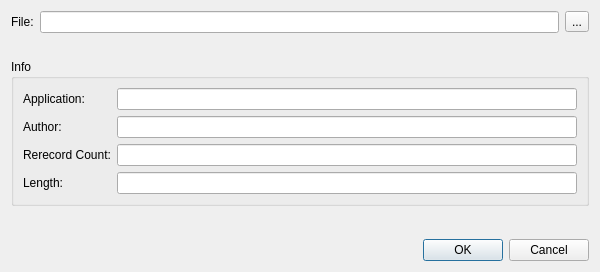
<?xml version="1.0" encoding="UTF-8"?>
<ui version="4.0">
 <class>MoviePlayDialog</class>
 <widget class="QDialog" name="MoviePlayDialog">
  <property name="geometry">
   <rect>
    <x>0</x>
    <y>0</y>
    <width>600</width>
    <height>100</height>
   </rect>
  </property>
  <property name="windowTitle">
   <string>Play Movie</string>
  </property>
  <layout class="QVBoxLayout">
   <item>
    <layout class="QHBoxLayout">
     <item>
      <widget class="QLabel">
       <property name="text">
        <string>File:</string>
       </property>
      </widget>
     </item>
     <item>
      <widget class="QLineEdit" name="filePath"/>
     </item>
     <item>
      <widget class="QToolButton" name="filePathButton">
       <property name="text">
        <string notr="true">...</string>
       </property>
      </widget>
     </item>
    </layout>
   </item>
   <item>
    <widget class="QLabel" name="note1Label">
     <property name="visible">
      <bool>false</bool>
     </property>
    </widget>
   </item>
   <item>
    <widget class="QGroupBox" name="infoGroupBox">
     <property name="title">
      <string>Info</string>
     </property>
     <property name="visible">
      <bool>false</bool>
     </property>
     <layout class="QFormLayout">
      <item row="0" column="0">
       <widget class="QLabel">
        <property name="text">
         <string>Application:</string>
        </property>
       </widget>
      </item>
      <item row="0" column="1">
       <widget class="QLineEdit" name="gameLineEdit">
        <property name="readOnly">
         <bool>true</bool>
        </property>
       </widget>
      </item>
      <item row="1" column="0">
       <widget class="QLabel">
        <property name="text">
         <string>Author:</string>
        </property>
       </widget>
      </item>
      <item row="1" column="1">
       <widget class="QLineEdit" name="authorLineEdit">
        <property name="readOnly">
         <bool>true</bool>
        </property>
       </widget>
      </item>
      <item row="2" column="0">
       <widget class="QLabel" name="rerecordCountLabel">
        <property name="text">
         <string>Rerecord Count:</string>
        </property>
       </widget>
      </item>
      <item row="2" column="1">
       <widget class="QLineEdit" name="rerecordCountLineEdit">
        <property name="readOnly">
         <bool>true</bool>
        </property>
       </widget>
      </item>
      <item row="3" column="0">
       <widget class="QLabel" name="lengthLabel">
        <property name="text">
         <string>Length:</string>
        </property>
       </widget>
      </item>
      <item row="3" column="1">
       <widget class="QLineEdit" name="lengthLineEdit">
        <property name="readOnly">
         <bool>true</bool>
        </property>
       </widget>
      </item>
     </layout>
    </widget>
   </item>
   <item>
    <spacer>
     <property name="orientation">
      <enum>Qt::Vertical</enum>
     </property>
    </spacer>
   </item>
   <item>
    <widget class="QLabel" name="note2Label">
     <property name="visible">
      <bool>false</bool>
     </property>
    </widget>
   </item>
   <item>
    <widget class="QDialogButtonBox" name="buttonBox">
     <property name="standardButtons">
      <set>QDialogButtonBox::Cancel|QDialogButtonBox::Ok</set>
     </property>
    </widget>
   </item>
  </layout>
 </widget>
</ui>
